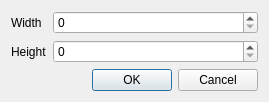
<?xml version="1.0" encoding="UTF-8"?>
<ui version="4.0">
 <class>ResizeLayerDialog</class>
 <widget class="QDialog" name="ResizeLayerDialog">
  <property name="windowModality">
   <enum>Qt::NonModal</enum>
  </property>
  <property name="geometry">
   <rect>
    <x>0</x>
    <y>0</y>
    <width>269</width>
    <height>93</height>
   </rect>
  </property>
  <property name="windowTitle">
   <string>Resize layer</string>
  </property>
  <property name="sizeGripEnabled">
   <bool>false</bool>
  </property>
  <layout class="QVBoxLayout" name="verticalLayout">
   <item>
    <widget class="QWidget" name="widget" native="true">
     <layout class="QFormLayout" name="formLayout">
      <property name="leftMargin">
       <number>0</number>
      </property>
      <property name="topMargin">
       <number>0</number>
      </property>
      <property name="rightMargin">
       <number>0</number>
      </property>
      <property name="bottomMargin">
       <number>0</number>
      </property>
      <item row="0" column="0">
       <widget class="QLabel" name="label">
        <property name="text">
         <string>Width</string>
        </property>
       </widget>
      </item>
      <item row="0" column="1">
       <widget class="QSpinBox" name="spinWidth"/>
      </item>
      <item row="1" column="0">
       <widget class="QLabel" name="label_2">
        <property name="text">
         <string>Height</string>
        </property>
       </widget>
      </item>
      <item row="1" column="1">
       <widget class="QSpinBox" name="spinHeight"/>
      </item>
     </layout>
    </widget>
   </item>
   <item>
    <widget class="QDialogButtonBox" name="buttonBox">
     <property name="orientation">
      <enum>Qt::Horizontal</enum>
     </property>
     <property name="standardButtons">
      <set>QDialogButtonBox::Cancel|QDialogButtonBox::Ok</set>
     </property>
    </widget>
   </item>
  </layout>
 </widget>
 <resources/>
 <connections>
  <connection>
   <sender>buttonBox</sender>
   <signal>accepted()</signal>
   <receiver>ResizeLayerDialog</receiver>
   <slot>accept()</slot>
   <hints>
    <hint type="sourcelabel">
     <x>248</x>
     <y>254</y>
    </hint>
    <hint type="destinationlabel">
     <x>157</x>
     <y>274</y>
    </hint>
   </hints>
  </connection>
  <connection>
   <sender>buttonBox</sender>
   <signal>rejected()</signal>
   <receiver>ResizeLayerDialog</receiver>
   <slot>reject()</slot>
   <hints>
    <hint type="sourcelabel">
     <x>316</x>
     <y>260</y>
    </hint>
    <hint type="destinationlabel">
     <x>286</x>
     <y>274</y>
    </hint>
   </hints>
  </connection>
 </connections>
</ui>
